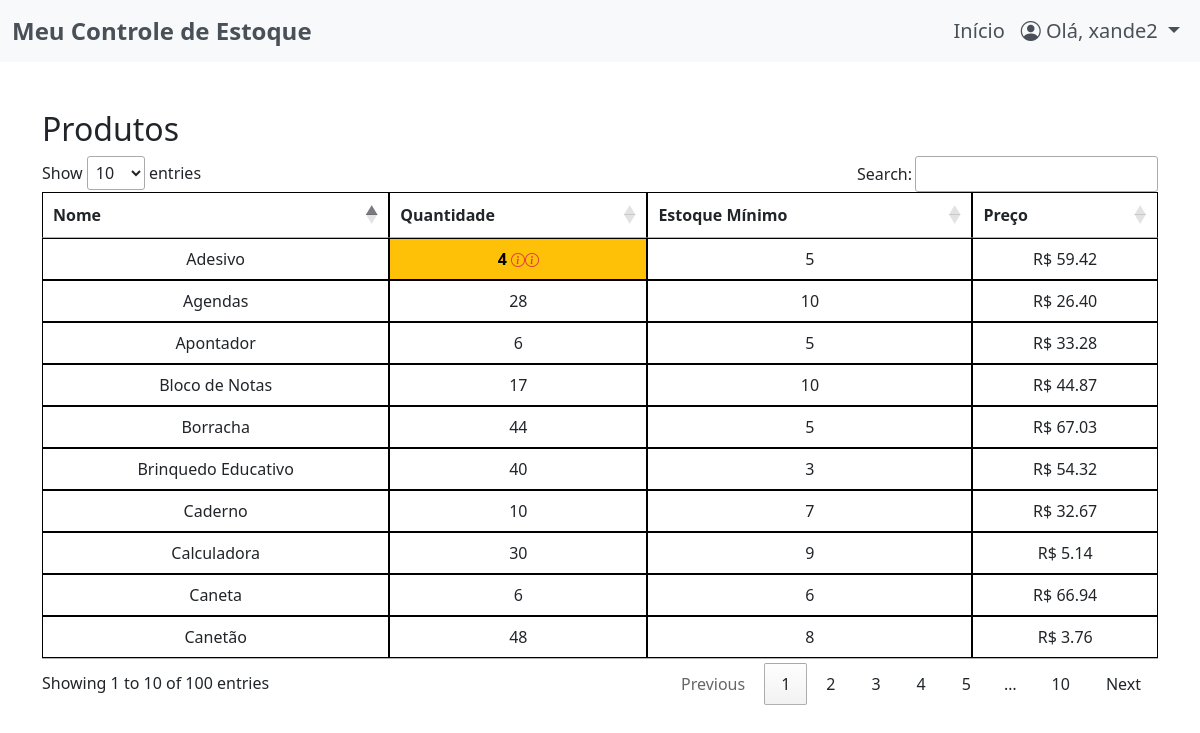
The page / (signed in) on the database as committed earlier.
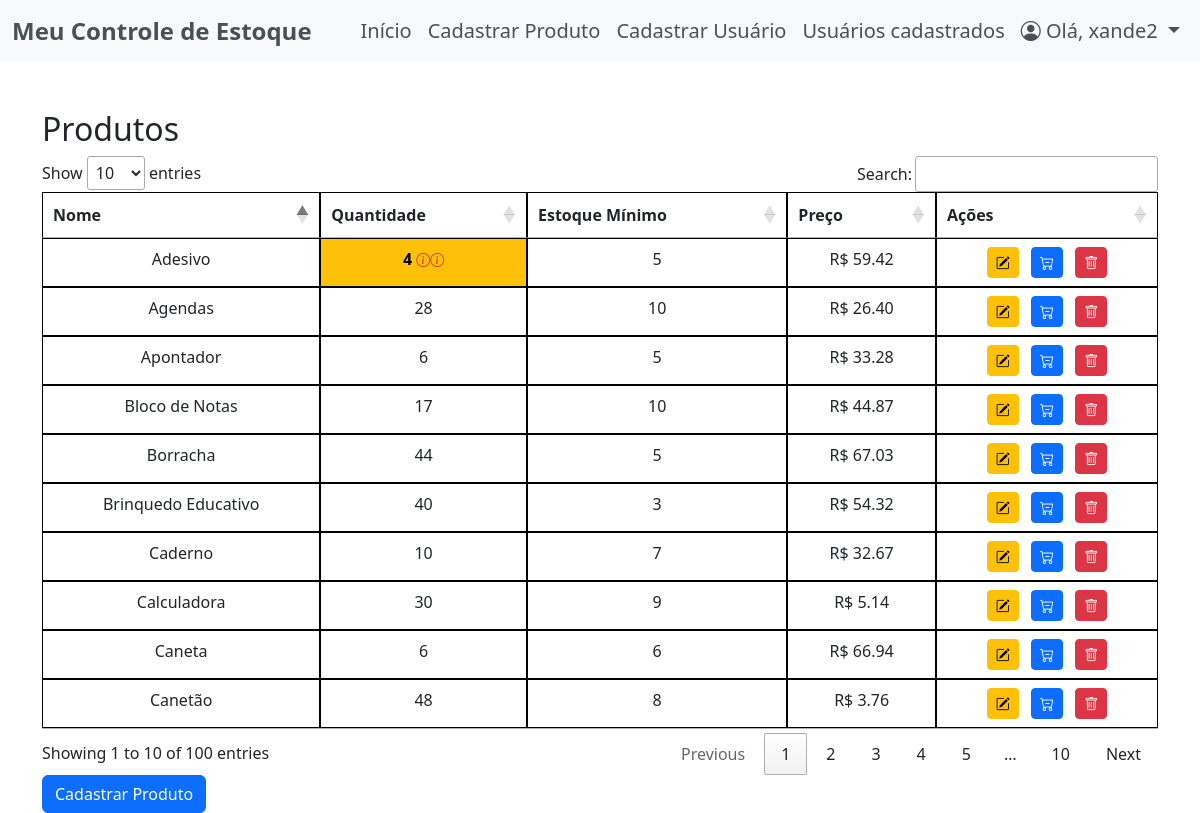
The same page on the database as committed later.
### app/models.py (models this page shows)
class Produto(db.Model):
    id = db.Column(db.Integer, primary_key=True)
    nome = db.Column(db.String(150), nullable=False)
    quantidade = db.Column(db.Integer, nullable=False)
    minimo_estoque = db.Column(db.Integer, nullable=False)
    preco_unitario = db.Column(db.Float, nullable=False)
    data_entrada = db.Column(db.DateTime, nullable=False, default=datetime.now)

### app/routes.py (the view)
@bp.route('/')
@login_required
def index():
    todos_produtos = Produto.query.order_by(Produto.id).all()
    return render_template('dashboard.html', todos_produtos=todos_produtos)

### app/__init__.py (called while the page is built)
@login_manager.user_loader
def load_user(user_id):
    from app.models import Usuario
    return Usuario.query.get(int(user_id))

### app/templates/dashboard.html (shortened to what this page needs)
{% extends 'base.html' %}
{% block content %}
<div class="container mt-5">
    <h2>Produtos</h2>
    <table id="produtoTabela" class="table table-bordered">
        <thead class="thead-dark">
            <tr>
                <th>Nome</th>
                <th>Quantidade</th>
                <th>Estoque Mínimo</th>
                <th>Preço</th>
                {% if current_user.nivel_funcao != 'comum' %}
                <th>Ações</th>
                {% endif %}
            </tr>
        </thead>
        <tbody>
            {% for produto in todos_produtos %}
            <tr class="text-center">
                <td>{{ produto.nome }}</td>
                {% if produto.quantidade < produto.minimo_estoque %} <td class="text-black bg-warning fw-bold"
                    title="Quantidade abaixo do mínimo">{{ produto.quantidade }}
                    <small>
                        <i class="bi bi-info-circle text-danger " data-bs-toggle="tooltip" data-bs-placement="top"
                            title="Quantidade abaixo do mínimo"></i><i class="bi bi-info-circle text-danger " data-bs-toggle="tooltip" data-bs-placement="top"
                            title="Quantidade abaixo do mínimo"></i>
                    </small>
                    </td>
                    {% else %}
                    <td>{{ produto.quantidade }}</td>
                    {% endif %}
                    <td>{{ produto.minimo_estoque }}</td>
                    <td>R$ {{ "%.2f"|format(produto.preco_unitario) }}</td>
                    {% if current_user.nivel_funcao != 'comum' %}
                    <td>
                        <a href="{{ url_for('routes.editar_produto', produto_id=produto.id) }}"
                            class="btn btn-sm btn-warning me-2">
                            <i class="bi bi-pencil-square"></i>
                        </a>
                        <a href="{{ url_for('routes.saida_produto', produto_id=produto.id) }}"
                            class="btn btn-sm btn-primary me-2">
                            <i class="bi bi-cart-dash"></i>
                        </a>
                        <form action="{{ url_for('routes.deletar_produto', produto_id=produto.id) }}" method="POST"
                            style="display:inline;">
                            <button type="submit" class="btn btn-sm btn-danger"
                                onclick="return confirm('Tem certeza que deseja excluir este produto?');">
                                <i class="bi bi-trash"></i>
                            </button>
                        </form>
                    </td>
                    {% endif %}
            </tr>
            {% endfor %}
        </tbody>
    </table>
    {% if current_user.nivel_funcao != 'comum' %}
    <a href="{{ url_for('routes.cadastrar_produto') }}" class="btn btn-primary">Cadastrar Produto</a>
    {% endif %}
</div>
{% endblock %}

### app/templates/base.html (shortened to what this page needs)
<!DOCTYPE html>
<html lang="en">
<head>
    <link rel="stylesheet" href="https://cdn.datatables.net/1.13.6/css/jquery.dataTables.min.css">
    <link href="https://cdn.jsdelivr.net/npm/bootstrap@5.3.0/dist/css/bootstrap.min.css" rel="stylesheet">
    <link href="https://cdn.jsdelivr.net/npm/bootstrap-icons/font/bootstrap-icons.css" rel="stylesheet">
    <link rel="stylesheet" href="{{ url_for('static', filename='css/style.css') }}">
</head>
<body>
    {% block nav %}
    <nav class="navbar navbar-expand-lg" style="background-color: #f8f9fa;">
        <div class="container-fluid">
            <a class="navbar-brand fw-bold fs-4" href="#" style="color: #495057;">Meu Controle de Estoque</a>
            <div class="collapse navbar-collapse" id="navbarNav">
                <ul class="navbar-nav ms-auto">
                    <li class="nav-item">
                        <a class="nav-link fs-5" href="{{ url_for('routes.index') }}" style="color: #495057;">Início</a>
                    </li>
                    {% if current_user.nivel_funcao != 'comum' %}
                    <li class="nav-item">
                        <a class="nav-link fs-5" href="{{ url_for('routes.cadastrar_produto') }}" style="color: #495057;">Cadastrar Produto</a>
                    </li>
                    <li class="nav-item">
                        <a class="nav-link fs-5" href="{{ url_for('routes.registrar_usuario_comum') }}" style="color: #495057;">Cadastrar Usuário</a>
                    </li>
                    <li class="nav-item">
                        <a class="nav-link fs-5" href="{{ url_for('routes.listar_usuarios') }}" style="color: #495057;">Usuários cadastrados</a>
                    </li>
                    {% endif %}
                    <li class="nav-item dropdown">
                        <a class="nav-link dropdown-toggle fs-5" href="#" id="perfilDropdown" role="button" data-bs-toggle="dropdown" aria-expanded="false" style="color: #495057;">
                            <i class="bi bi-person-circle"></i> Olá, {{ current_user.username }}
                        </a>
                    </li>
                </ul>
            </div>
        </div>
    </nav>
    {% endblock %}
    {% block content %}
    {% endblock %}
</body>
</html>

Rows that differ between the two databases and show on the page:
changed Usuario "xande2": nivel_funcao "comum" → "administrador" (drawn)
Other text that changed with them:
text now shown: "Cadastrar Produto Cadastrar Usuário Usuários cadastrados Ações Cadastrar Produto"
